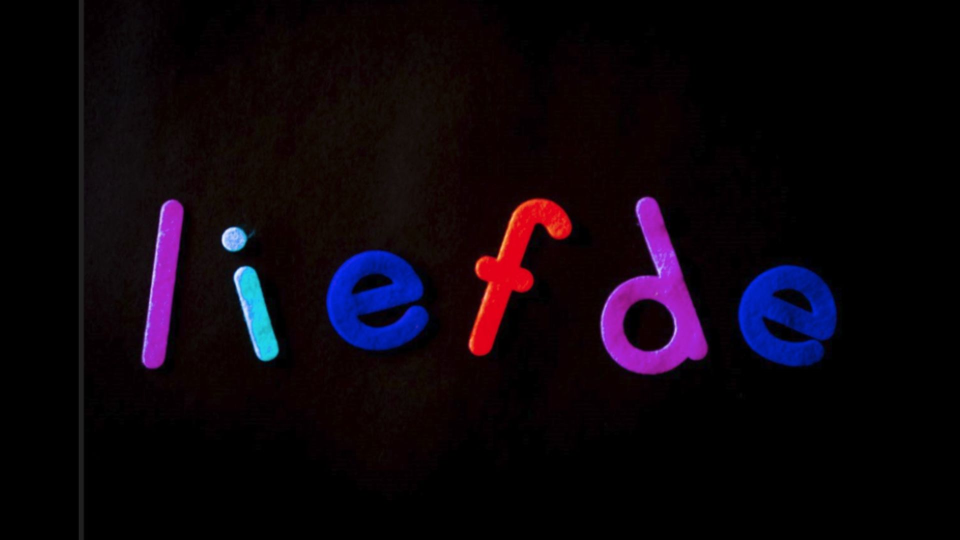
#> input picture images/25.jpg, 1920 x 1080 px, found by its file name (shown at 1/2 size)
$ python sub.py
#> lines starting #> are read from the running program, lines starting #| are printed output that depends on the picture
import cv2
import numpy as np

# Read the images
img1 = cv2.imread("images/25.jpg")
#> img1 is the input picture: shape (1080, 1920, 3); mean B, G, R 12.5, 4.9, 12.7
img2 = cv2.imread("images/24.jpg")
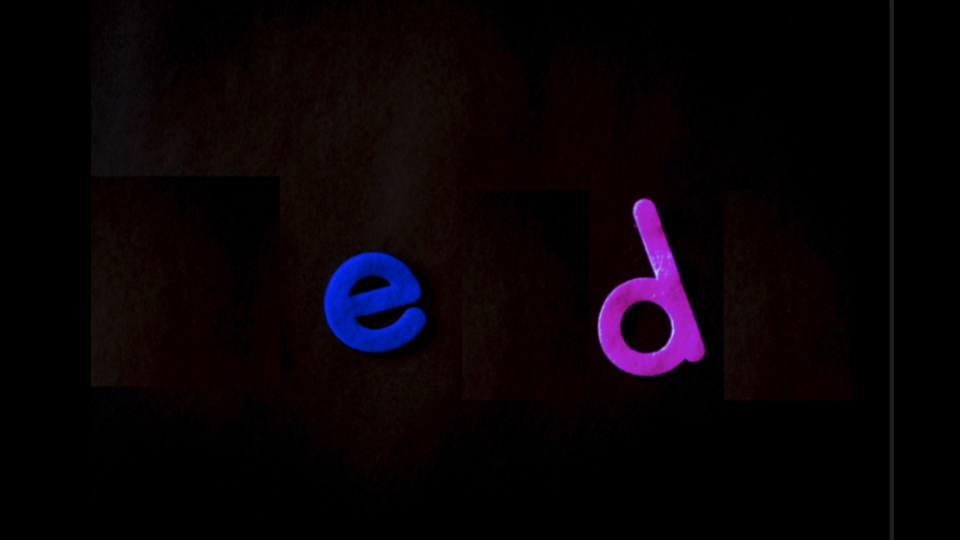
#> input picture images/24.jpg, 1920 x 1080 px, found by its file name (shown at 1/2 size)
#> img2 is the input picture: shape (1080, 1920, 3); mean B, G, R 6.8, 3, 8.8

# Display the images
cv2.imshow("Image 1", img1)
print('flowers')
cv2.imshow("Image 2", img2)
print('something random')

# Resize the images
img1 = cv2.resize(img1, (500, 200))
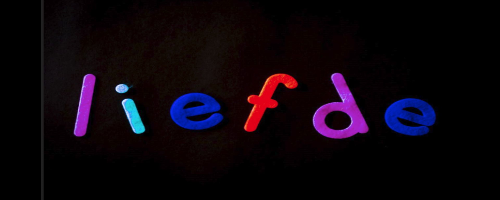
#> img1: shape (200, 500, 3); mean B, G, R 12.5, 4.9, 12.7
img2 = cv2.resize(img2, (500, 200))
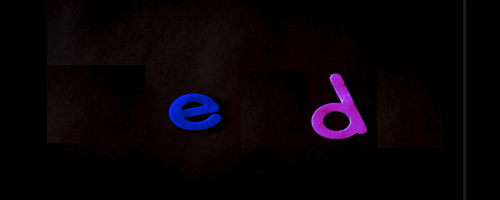
#> img2: shape (200, 500, 3); mean B, G, R 6.8, 3, 8.7

# Subtract the images
img_sub = cv2.subtract(img1, img2)
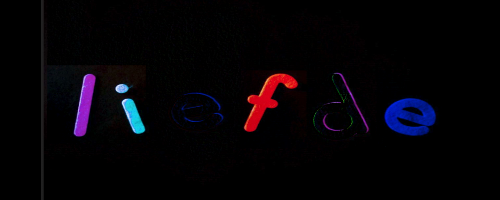
#> img_sub: shape (200, 500, 3); mean B, G, R 6.7, 2.8, 5.3

# Display the subtracted image
cv2.imshow("Subtracted Image", img_sub)

# Wait for a key press and close the windows
cv2.waitKey(0)
cv2.destroyAllWindows()
